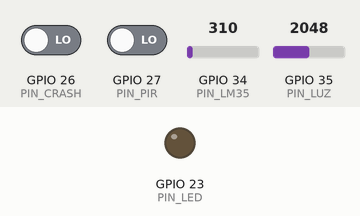
Recording of a sketch running on a simulated ESP32. On the bench: output pins drawn as LEDs (lit = HIGH). Dashed ring = blinking. The inputs (shaded band) are chosen by the test bench; at power-on: GPIO 26 (PIN_CRASH) LOW, GPIO 27 (PIN_PIR) LOW, GPIO 34 (PIN_LM35) = 310, GPIO 35 (PIN_LUZ) = 2048. WiFi joins after 1.5 s; servers stay silent unless stated; what the sketch prints to the serial monitor is not drawn.

Above: at 2.7 s.
2.8 s: GPIO 26 (PIN_CRASH) driven HIGH
At 2.95 s:
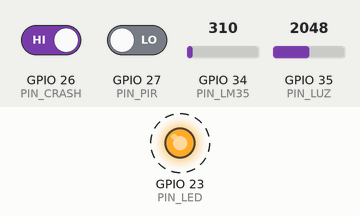
Timing chart, 0 to 11.8 s (numbered marks = the images above; inputs shaded):
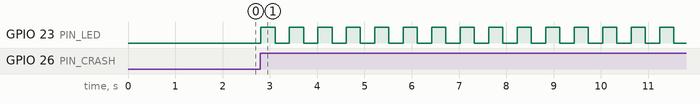

The sketch:

issue6.ino
```cpp
// v6_logica_alertes.ino
// Issue #6 — Lògica d'alertes — actualitzarLED()
// S'afegeix: funció amb prioritats i parpelleig no-bloquejant

#include <WiFi.h>
#include <WebServer.h>

const char* ssid     = "iPhone de Arturo";
const char* password = "arturo12";

#define PIN_LM35    34
#define PIN_PIR     27
#define PIN_LUZ     35
#define PIN_CRASH   26
#define PIN_LED     23

#define TEMP_MAX  26.0
#define LUZ_MIN   20.0

WebServer server(80);

float  g_temp       = 0.0;
float  g_llum       = 0.0;
bool   g_ocupat     = false;
bool   g_emergencia = false;
bool   g_ledOn      = false;
String g_estat      = "apagat";

float llegirTemp()  { int r = analogRead(PIN_LM35); return r * (3.3/4095.0) * 100.0; }
float llegirLlum()  { return (analogRead(PIN_LUZ) / 4095.0) * 100.0; }
bool  llegirPIR()   { return digitalRead(PIN_PIR)   == HIGH; }
bool  llegirCrash() { return digitalRead(PIN_CRASH) == HIGH; }

void setLED(bool on) {
  digitalWrite(PIN_LED, on ? HIGH : LOW);
  g_ledOn = on;
  g_estat = on ? "ences" : "apagat";
}

// Prioritats:
//   1. g_emergencia   → parpelleig 300ms
//   2. g_temp > 26°C  → LED fix encès
//   3. PIR + llum<20% → LED fix encès
//   4. cap condició   → LED apagat
void actualitzarLED() {
  static unsigned long t = 0;
  static bool blinkState = false;

  if (g_emergencia) {
    if (millis() - t > 300) {
      blinkState = !blinkState;
      setLED(blinkState);
      t = millis();
    }
  } else if (g_temp > TEMP_MAX) {
    setLED(true);
  } else if (g_ocupat && g_llum < LUZ_MIN) {
    setLED(true);
  } else {
    setLED(false);
  }
}

void handleRoot() {
  String msg  = "Temp: "       + String(g_temp,1)                 + " C\n";
         msg += "Llum: "       + String(g_llum,1)                 + " %\n";
         msg += "Ocupat: "     + String(g_ocupat ? "Si":"No")     + "\n";
         msg += "Emergencia: " + String(g_emergencia ? "SI":"NO") + "\n";
         msg += "LED: "        + g_estat;
  server.send(200, "text/plain", msg);
}

void handleReset() {
  g_emergencia = false;
  server.sendHeader("Location", "/");
  server.send(303);
}

void setup() {
  Serial.begin(115200);
  pinMode(PIN_PIR,   INPUT);
  pinMode(PIN_CRASH, INPUT);
  pinMode(PIN_LM35,  INPUT);
  pinMode(PIN_LUZ,   INPUT);
  pinMode(PIN_LED,   OUTPUT);
  setLED(false);

  WiFi.begin(ssid, password);
  Serial.print("Connectant al WiFi");
  while (WiFi.status() != WL_CONNECTED) { delay(500); Serial.print("."); }
  Serial.println();
  Serial.print("IP: ");
  Serial.println(WiFi.localIP());

  server.on("/",      handleRoot);
  server.on("/reset", handleReset);
  server.begin();
}

void loop() {
  server.handleClient();

  g_temp   = llegirTemp();
  g_llum   = llegirLlum();
  g_ocupat = llegirPIR();

  if (llegirCrash()) g_emergencia = true;

  actualitzarLED();
  delay(100);
}
```

Measured:
- after the input at 2.8 s, GPIO 23 (PIN_LED): alternates HIGH for 0.30 s and LOW for 0.30 s, starting at once
